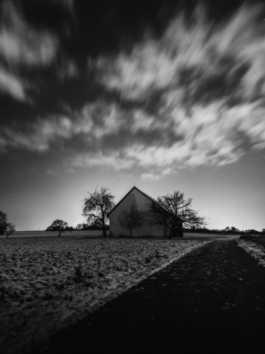
#> input picture 2020-pho1-exercise-05-local-operators/images/house-downsampled.png, 265 x 354 px
$ jupyter execute ex-05-talha-hanif.ipynb   (shell and % lines are left out)
#> lines starting #> are read from the running program, lines starting #| are printed output that depends on the picture
## Exercise in Photogrammetry I
## **Ex.5 : Local Operators**
### Hand out: xx.xx.xxxx
### Submission: xx.xx.xxxx
### Points: 25

## A. Image convolutions

In this task you will learn how to apply local operators in the form of image convolutions.
A convolution *g* of a symmetric 3x3 Kernel *w* with an image *f* is defined as:

$g(i,j)= \sum_{k,l=-1}^1 f(i-k,j-l)\cdot w(k,l)$

In this exercise we will brake down the convolution in multiple steps. This allows for a more intuitive and efficient way by bypassing alot of the indexing and working with matrices.

**Pseudo Code - imageConv(f,w):**
1. *w_s*:= row and columnwise flipped kernel *w* .
2. for each pixel *f(i,j)*:
    1. *N_ij* = N8 neighborhood of the pixel *f(i,j)* (3x3 matrix).
    2. *p = w_s * N_ij*, * denotes the elementwise multiplication
    3. *g(i,j)*= sum(*p*).

**Tasks:**
1. compute the convolution for the following image *f* and kernel *w* by **hand**. Follow the provided pseudo code and write down the results of each step. Scan/ take a photo from the sheet(s) and visualize it. Compute the convolution just for the 2 pixels in the middle (*g(1,1), g(2,1)*). (7 points)

[cell 1]
# import all required modules
import skimage.io
import numpy as np
import cv2
import matplotlib.pyplot as plt
from scipy import ndimage

[cell 2]
# Image f and Kernel w for A1
f = np.array([[0,1,0,2],[0,1,3,1],[1,0,0,2]])
print('Test Image:')
print(f)

w = np.array([[1,2,3],[4,5,6],[7,8,9]])
print('Test Kernel:')
print(w)
plt.figure()
plt.imshow(f, cmap='gray')
plt.show()
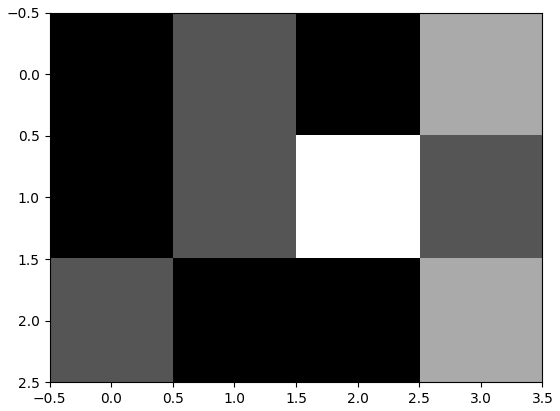
#> figure drawn by matplotlib, 1 panel

[cell 3]
# Plot the result sheet with the answers of A1 here:

# Image f and Kernel w for A1
f = np.array([[0,1,0,2],[0,28,3,1],[1,35,0,2]])
print('Output Image:')
print(f)

plt.figure()
plt.imshow(f, cmap='gray')
plt.show()
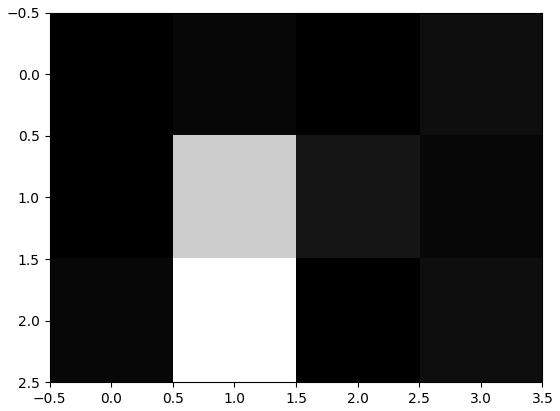
#> figure drawn by matplotlib, 1 panel

### **Tasks:**
2. write a function ```imageConv(f,w)``` which implements the pseudo code and returns the image after applying the convolution. Compute the convolution for all pixels where the neighborhood is well defined. The border can be set to zero (also called zero padding). (8  points)
3. load the image ```images/house-downsampled.png``` as a grayscale image and visualize it. (1 point)
4. compute the convolution of the image with the following **3x3** kernels and visualize the results. Use your implementation of ```imageConv(f,w)``` for applying the convolution:
    1. Box filter (1 point)
    2. Binominal filter (1 point)
    3. Sobel Operator. Compute the absolute gradient (2 points)
5. compute the convolution of the image with the following **5x5** kernels and visualize the results. Use the function ```ndimage.convolve(...)``` from scipy for applying the convolution. **Hint:** For more information about the function press ```shift + tab``` or look into the [documentation](https://docs.scipy.org/doc/scipy/reference/generated/scipy.ndimage.convolve.html#scipy.ndimage.convolve).
    1. Box filter (1 point)
    2. Binominal filter (1 point)
6. evaluate the results of the tasks 4 and 5. (3 point)

[cell 4]
def imageConv(f,w):

    f_w = np.flip(w,0) # row wise flipped kernel
    f_w = np.flip(f_w,1) # column wise flipped kernel

    output_image = np.zeros(np.shape(f)) # initializa the output image

    for row in range(np.shape(f)[0]): # loop through each row
        for col in range(np.shape(f)[1]): # loop through each column
            sum = 0 # store sum from the neighbors for current pixel location
            sum += (f[row,col]*f_w[1,1]) # perform multiplication and add to sum using the center pixel of the kernel
            if row-1 >= 0: # check the neighbor above
                sum += (f[row-1,col]*f_w[0,1]) # perform multiplication and add to sum
            if row+1 < np.shape(f)[0]: # check the neighbor below
                sum += (f[row+1,col]*f_w[2,1]) # perform multiplication and add to sum
            if col-1 >= 0: # check the left neighbor
                sum += (f[row,col-1]*f_w[1,0]) # perform multiplication and add to sum
            if col+1 < np.shape(f)[1]: # check right neighbor
                sum += (f[row,col+1]*f_w[1,2]) # perform multiplication and add to sum
            if row-1 >= 0 and col-1 >= 0: # check top left diagonal neighbor
                sum += (f[row-1,col-1]*f_w[0,0]) # perform multiplication and add to sum
            if row-1 >= 0 and col+1 < np.shape(f)[1]: # check top right diagonal neighbor
                sum += (f[row-1,col+1]*f_w[0,2]) # perform multiplication and add to sum
            if row+1 < np.shape(f)[0] and col-1 >= 0: # check bottom left diagonal neighbor
                sum += (f[row+1,col-1]*f_w[2,0]) # perform multiplication and add to sum
            if row+1 < np.shape(f)[0] and col+1 < np.shape(f)[1]: # check bottom right diagonal neighbor
                sum += (f[row+1,col+1]*f_w[2,2]) # perform multiplication and add to sum

            output_image[row,col] = sum

    return output_image

[cell 5]
img = cv2.imread('images/house-downsampled.png', cv2.IMREAD_GRAYSCALE)
#> img is the input picture: shape (354, 265); min 6, max 227, mean 74
plt.figure()
plt.imshow(img)
plt.show()

[cell 6]
# Applying 3x3 Box Filter

[cell 7]
k = np.array([[0.111,0.111,0.111],[0.111,0.111,0.111],[0.111,0.111,0.111]])

[cell 8]
img_bf = imageConv(img,k)

[cell 9]
plt.figure()
plt.imshow(img_bf)
plt.show()

[cell 10]
# Applying 3x3 Binomial Filter

[cell 11]
k = np.array([[1,2,1],[2,4,2],[1,2,1]])/16
img_bf = imageConv(img,k)
plt.figure()
plt.imshow(img_bf)
plt.show()

[cell 12]
# Applying Sobel Operator

[cell 13]
# computing horizontal gradient
k = np.array([[-1,0,1],[-2,0,2],[-1,0,1]])
img_gx = imageConv(img,k)
#> after the loop in imageConv (call 3), `for row in range(np.shape(f)[0]):`:
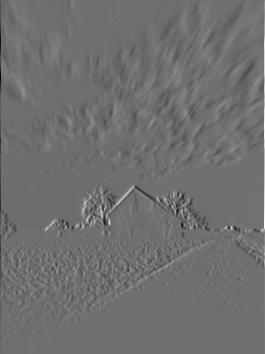
#> output_image: shape (354, 265) float64; min -586, max 753, mean -0.6; drawn with min black and max white
plt.figure()
plt.imshow(img_gx)
plt.show()

[cell 14]
# computing vertical gradient
k = np.array([[-1,-2,-1],[0,0,0],[1,2,1]])
img_gy = imageConv(img,k)
#> after the loop in imageConv (call 4), `for row in range(np.shape(f)[0]):`:
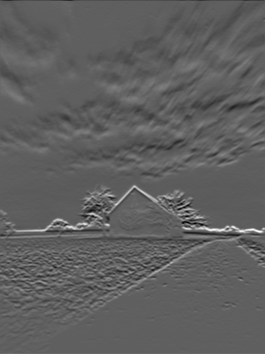
#> output_image: shape (354, 265) float64; min -408, max 679, mean 0.2; drawn with min black and max white
plt.figure()
plt.imshow(img_gy)
plt.show()

[cell 15]
# computing the absolute gradient
G = ((img_gx)**2 + (img_gy)**2)**(1/2)
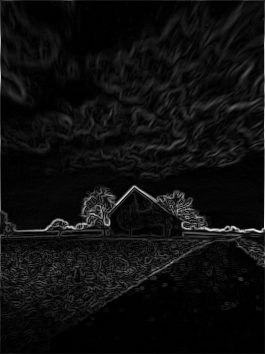
#> G: shape (354, 265) float64; min 0, max 753.1, mean 44.6; drawn with min black and max white
plt.figure()
plt.imshow(G)
plt.show()

[cell 16]
# 5x5 box filter
k = np.array([[1,1,1,1,1],[1,1,1,1,1],[1,1,1,1,1],[1,1,1,1,1],[1,1,1,1,1]])/25
img_bf = ndimage.convolve(img, k, mode='constant', cval=0.0)
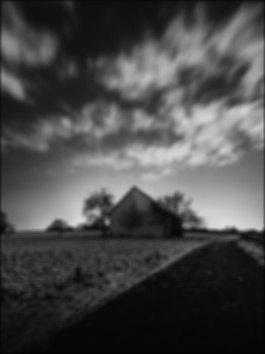
#> img_bf: shape (354, 265); min 2, max 221, mean 73.1
plt.figure()
plt.imshow(img_bf)
plt.show()

[cell 17]
# 5x5 binomial filter
k = np.array([[1,4,6,4,1],[4,16,24,16,4],[6,24,36,24,6],[4,16,24,16,4],[1,4,6,4,1]])/256
img_bf = ndimage.convolve(img, k, mode='constant', cval=0.0)
plt.figure()
plt.imshow(img_bf)
plt.show()
